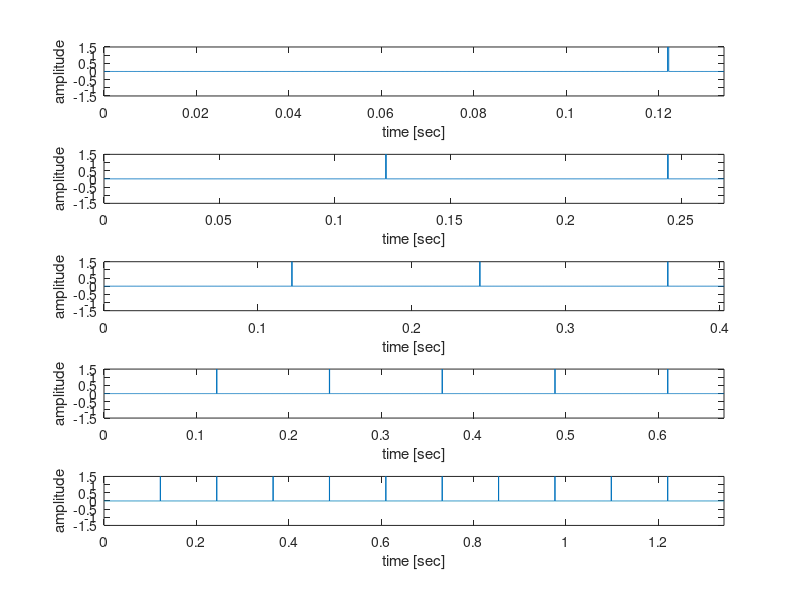

Recreate this plot in MATLAB.
t=[0:8192*5-1]/8192;

x1=sin(2*pi*1*200*t)/1;
x2=sin(2*pi*2*200*t)/2;
x3=sin(2*pi*3*200*t)/3;
x4=sin(2*pi*4*200*t)/4;
x5=sin(2*pi*5*200*t)/5;
x6=sin(2*pi*6*200*t)/6;
x7=sin(2*pi*7*200*t)/7;
x8=sin(2*pi*8*200*t)/8;
x9=sin(2*pi*9*200*t)/9;
x10=sin(2*pi*10*200*t)/10;

S1=abs(fft(x1));
S2=abs(fft(x1+x2));
S3=abs(fft(x1+x2+x3));
S4=abs(fft(x1+x2+x3+x4+x5));
S5=abs(fft(x1+x2+x3+x4+x5+x6+x7+x8+x9+x10));

subplot(5,1,1);
plot(t(1:1100),S1(1:1100));
axis([t(1) t(1100) -1.5 1.5])
xlabel('time [sec]')
ylabel('amplitude')

subplot(5,1,2);
plot(t(1:2200),S2(1:2200));
axis([t(1) t(2200) -1.5 1.5])
xlabel('time [sec]')
ylabel('amplitude') 

subplot(5,1,3);
plot(t(1:3300),S3(1:3300));
axis([t(1) t(3300) -1.5 1.5])
xlabel('time [sec]')
ylabel('amplitude')

subplot(5,1,4);
plot(t(1:5500),S4(1:5500));
axis([t(1) t(5500) -1.5 1.5])
xlabel('time [sec]')
ylabel('amplitude')

subplot(5,1,5);
plot(t(1:11000),S5(1:11000));
axis([t(1) t(11000) -1.5 1.5])
xlabel('time [sec]')
ylabel('amplitude') 

audiowrite('S1.wav', S1/max(abs(S1)), 8192)